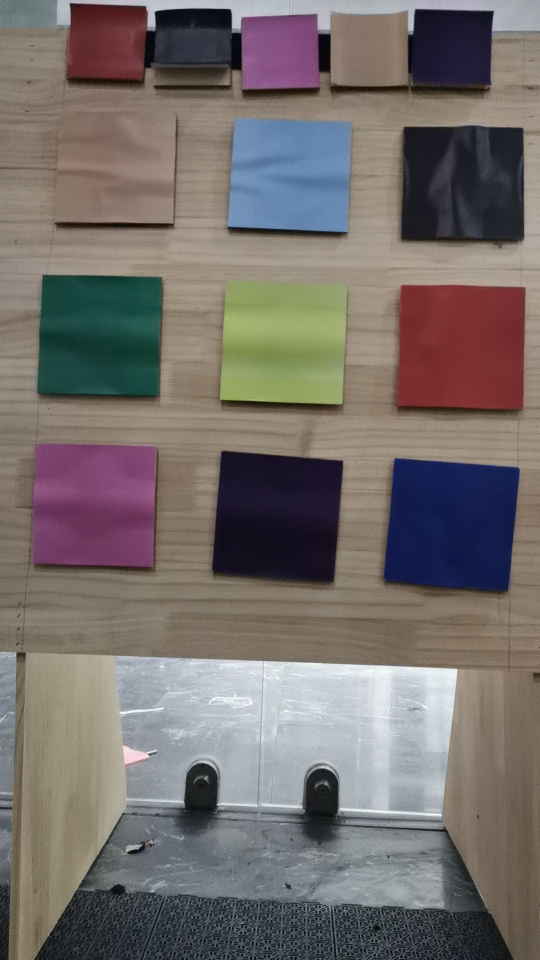
//> input picture ComputerVision/debugging/filtering/test2.png, 1080 x 1920 px, given in place of laser2.mp4, which was not available (shown at 1/2 size)
$ ./main   (built with g++ and OpenCV 4)
//> lines starting //> are read from the running program, lines starting //| are printed output that depends on the picture; after the words box and inside, x2 and y2 are one past the last pixel; in counts of white or black regions, pixels touching at a corner belong together; pictures that were not available may be replaced by others from this repository, and a replacement may not be noted
#include <opencv2/core.hpp>
#include <opencv2/core/types.hpp>
#include <opencv2/imgcodecs.hpp>
#include <opencv2/imgproc.hpp>
#include <opencv2/highgui.hpp>
#include <opencv2/videoio.hpp>

// [36 lines of commented-out code are left out]


int main ()
{
	cv::VideoCapture cap ("../laser2.mp4");
	cv::Mat img, imgHSV, mask;
    int h_u = 179, h_l = 58, s_u = 133, s_l = 0, v_u = 255, v_l = 229;
	cv::Mat kernel = cv::getStructuringElement (cv::MORPH_RECT, cv::Size (3, 3));

	cv::Scalar upper (h_u, s_u, v_u), lower (h_l, s_l, v_l);
	while (true)
	{
		cap.read (img);
//> img is the input picture: 1920 rows x 1080 cols, CV_8UC3; mean B, G, R 106.7, 109.5, 116.5
		if (img.empty ())
		{
			continue;
		}
		cv::cvtColor (img, imgHSV, cv::COLOR_BGR2HSV);
//> imgHSV: 1920 rows x 1080 cols, CV_8UC3; mean H, S, V 61.9, 67.1, 125.5
		cv::inRange (imgHSV, lower, upper, mask);
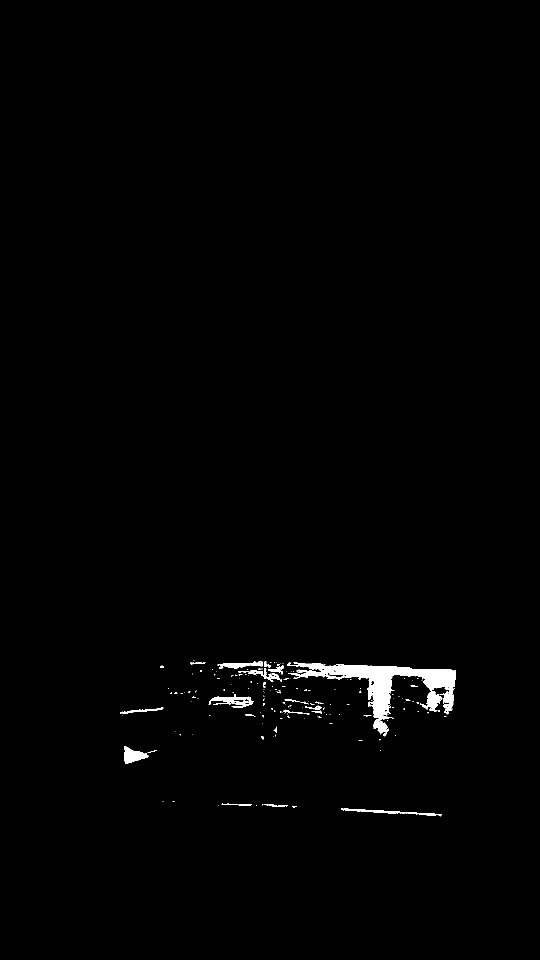
//> mask: 1920 rows x 1080 cols, CV_8UC1 (shown at 1/2 size); 0.9% white; 180 white regions (148 under 20 px), largest, box (x1, y1, x2, y2) and area: (574, 1325, 911, 1469) 12616, (248, 1492, 298, 1528) 960, (417, 1388, 508, 1416) 932
		cv::erode (mask, mask, kernel);
		cv::dilate (mask, mask, kernel);
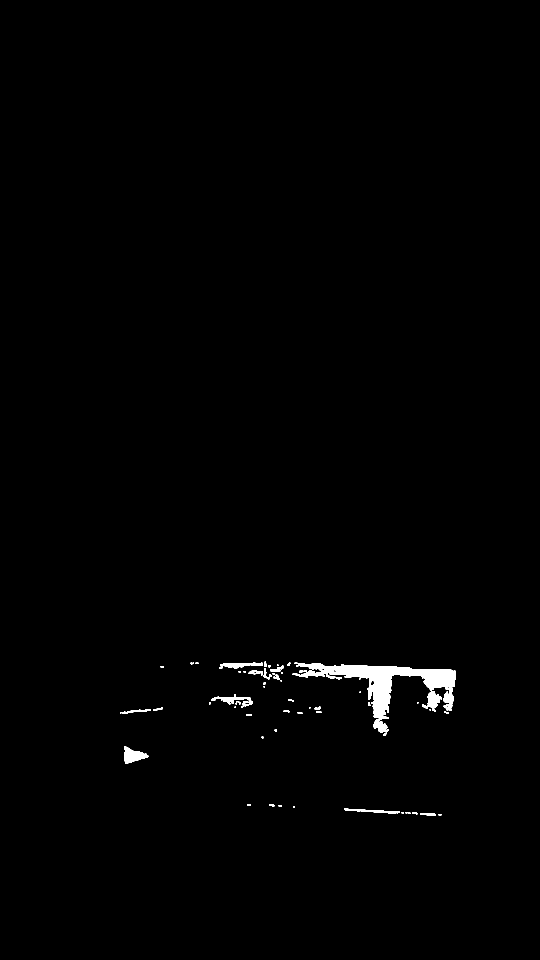
//> mask: 1920 rows x 1080 cols, CV_8UC1 (shown at 1/2 size); 0.81% white; 69 white regions (29 under 20 px)


		std::vector <std::vector <cv::Point>> contours;
		std::vector <cv::Rect> results;
		cv::findContours (mask, contours, cv::RETR_EXTERNAL, cv::CHAIN_APPROX_SIMPLE);
//> contours = 69 contours, 40 with area under 20; largest, box (x1, y1, x2, y2) and area: (585, 1326, 911, 1466) 10681, (248, 1493, 297, 1528) 888, (844, 1382, 884, 1418) 651, (422, 1388, 506, 1413) 511, (440, 1325, 526, 1337) 482

		for (int i = 0; i < contours.size (); i++)
		{
			cv::Rect bbox = cv::boundingRect (contours[i]);
			if (bbox.area () < 10000)
			{
				// results.push_back (bbox);
				cv::rectangle (img, bbox, cv::Scalar (255, 255, 0), 1);
			}
		}
//> this loop made 69 passes
//> bbox on passes 1 to 12: Rect(877, 1628, 6, 3), Rect(840, 1626, 32, 5), Rect(824, 1625, 11, 4), Rect(816, 1625, 5, 3), Rect(811, 1624, 4, 3), Rect(803, 1624, 5, 4), Rect(688, 1617, 112, 10), Rect(586, 1612, 4, 3), Rect(557, 1610, 7, 4), Rect(538, 1609, 11, 4), Rect(494, 1609, 8, 3), Rect(248, 1493, 49, 35)
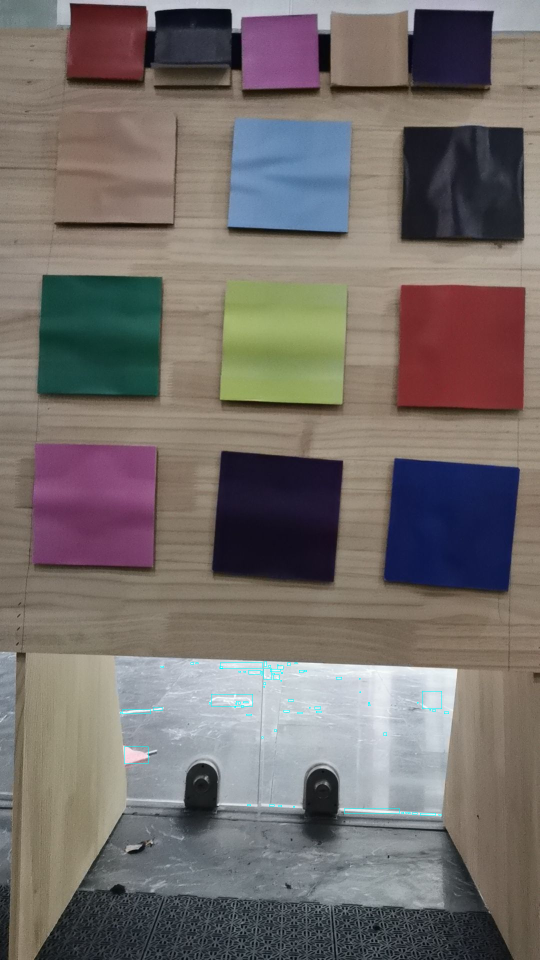
//> img: 1920 rows x 1080 cols, CV_8UC3 (shown at 1/2 size); 0.11% of pixels changed, all inside (x1, y1, x2, y2) = (240, 1323, 898, 1631)
		cv::imshow ("img", img);
		if (cv::waitKey (33) == 27)
//> the Esc key is pressed
		{
			break;
		}

	}

}
